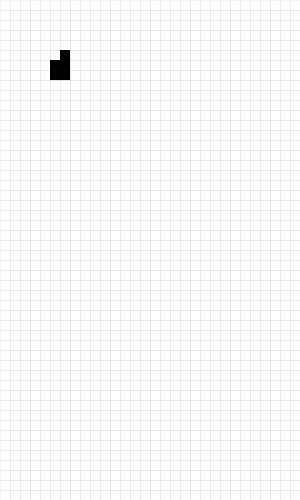
Frame 1 (no input)
Frame 60 (the mouse pressed at the canvas centre just before this capture): identical to frame 1, image omitted
Frame 120 (the mouse held since frame 60 and released just before this capture): identical to frame 1, image omitted

The Processing sketch that drew this single still picture (run headless with seeded random() and noise(); from frame 60 on, the mouse is pressed at the canvas centre):

// Processing sketch: Tetris_Game
// ── Tetris_Game.pde
Tetris b;
void setup() {
  size(300, 500);
  b = new Tetris(50, 50);
}

void draw() {
  background(-1);
  grid();
  b.show();
  b.update();
}


class Tetris {
  int x, y;   
  boolean[][] block = new boolean[2][3];
  Tetris(int x, int y) {
    this.x = x;
    this.y = y;
    for (int i=0; i<2; i++) {
      for (int j=0; j<3; j++) {
        if (j%2!=0 && random(15)<10) block[i][j]=true;
      }
    }
  }
  void show() {
    noFill();
    for (int i=0; i<2; i++) {
      for (int j=0; j<3; j++) {
        if (block[i][j]==true) fill(0);
        rect(x+i*w, y+j*h, w, h);
      }
    }
  }

  void update() {
    if (down) {
      y+=10;
      down=false;
    }
    if (right) {
      x+=10;
      right=false;
    }
    if (left) {
      x-=10;
      left=false;
    }
  }
}


// ── grids.pde
int w=10, h=10;
void grid() {
  noFill();
  stroke(0, 10);
  int col = width/w;
  int row = height/h;
  for (int x=0; x<col; x++) {
    for (int y=0; y<row; y++) {
      rect(x*w, y*h, w, h);
    }
  }
}

// ── keyPressed.pde
boolean right, left, up, down, rot;
void keyPressed() {
  if (key==CODED) {
    if (keyCode==UP)up=true;
    if (keyCode==DOWN)down=true;
    if (keyCode==RIGHT)right=true;
    if (keyCode==LEFT)left=true;
  }
  if (key=='m')rot = true;
}

void keyReleased() {
  up = false;
  down = false;
  right = false;
  left = false;
  rot = false;
}
